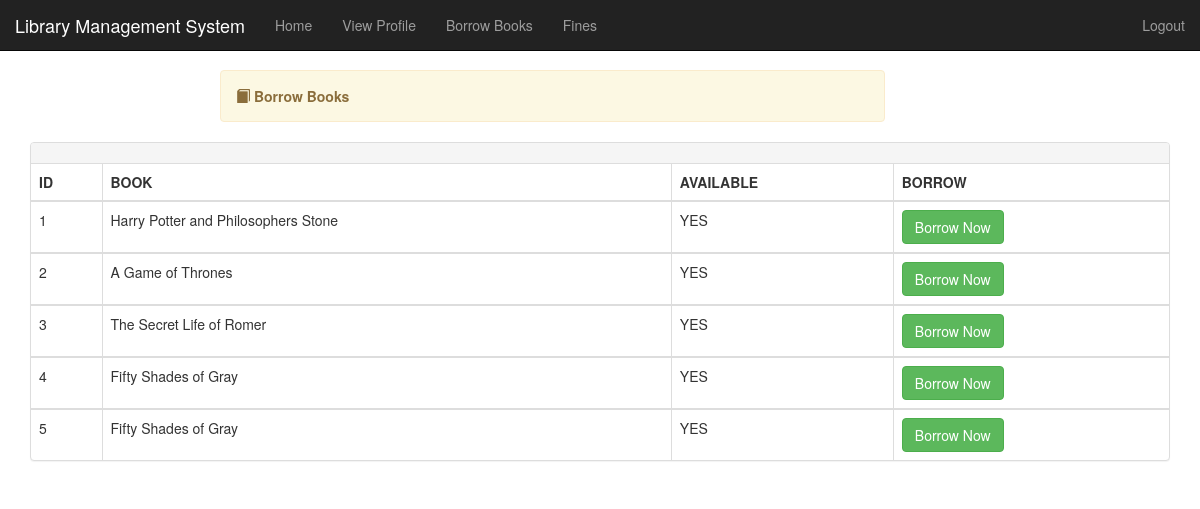
The app's page /borrow-student.php with its own data.
### tables this page shows
CREATE TABLE `books` (
  `bookId` int(11) NOT NULL,
  `bookTitle` varchar(150) NOT NULL,
  `author` varchar(60) NOT NULL,
  `ISBN` varchar(30) NOT NULL,
  `bookCopies` varchar(10) NOT NULL,
  `publisherName` varchar(60) NOT NULL,
  `available` varchar(10) NOT NULL,
  `categories` varchar(30) NOT NULL,
  `callNumber` varchar(30) NOT NULL
);

### borrow-student.php (the view, shortened to what this page needs)
<?php
include "includes/header.php";
?>
<div class="container">
    <?php include "includes/nav2.php"; ?>
	<div class="alert alert-warning col-lg-7 col-md-12 col-sm-12 col-xs-12 col-lg-offset-2 col-md-offset-0 col-sm-offset-1 col-xs-offset-0" style="margin-top:70px">
		<span class="glyphicon glyphicon-book"></span>
	    <strong>Borrow Books</strong>
	</div>
	</div>
	<div class="container">
		<div class="panel panel-default">
		  <div class="panel-heading">
		  </div>
		  <table class="table table-bordered">
		         <tr>
					<th>ID</th>
					<th>BOOK</th>
					<th>AVAILABLE</th>
					<th>BORROW</th>
				  </tr>
					 <?php
					$sql = "SELECT * FROM books";
					$query = mysqli_query($conn, $sql);
					$counter = 1;
						while($row = mysqli_fetch_array($query)){
							?>
							<tbody>
							<tr>
							<td><?php echo $counter++; ?></td>
							<td><?php echo $row['bookTitle'];?></td>
							<td><?php echo $row['available']; ?></td>
							<td><a href="lend-student.php?bid=<?php echo $row['bookId'] ?>" id="show" class="show-in"><button class="btn btn-success">Borrow Now
							</button>
							</a></td>
							</tr>
							</tbody>
							<?php }
					 ?>
					 </table>
	  </div>
	</div>
</body>
</html>

### css/style.css (style rules this page uses)
body { overflow-x: hidden; }
.alert { margin-top: 40px; }

### records on screen
books: bookTitle "Harry Potter and Philosophers Stone", available "YES"
books: bookTitle "A Game of Thrones", available "YES"
books: bookTitle "The Secret Life of Romer", available "YES"
books: bookTitle "Fifty Shades of Gray", available "YES"
books: bookTitle "Fifty Shades of Gray", available "YES"
